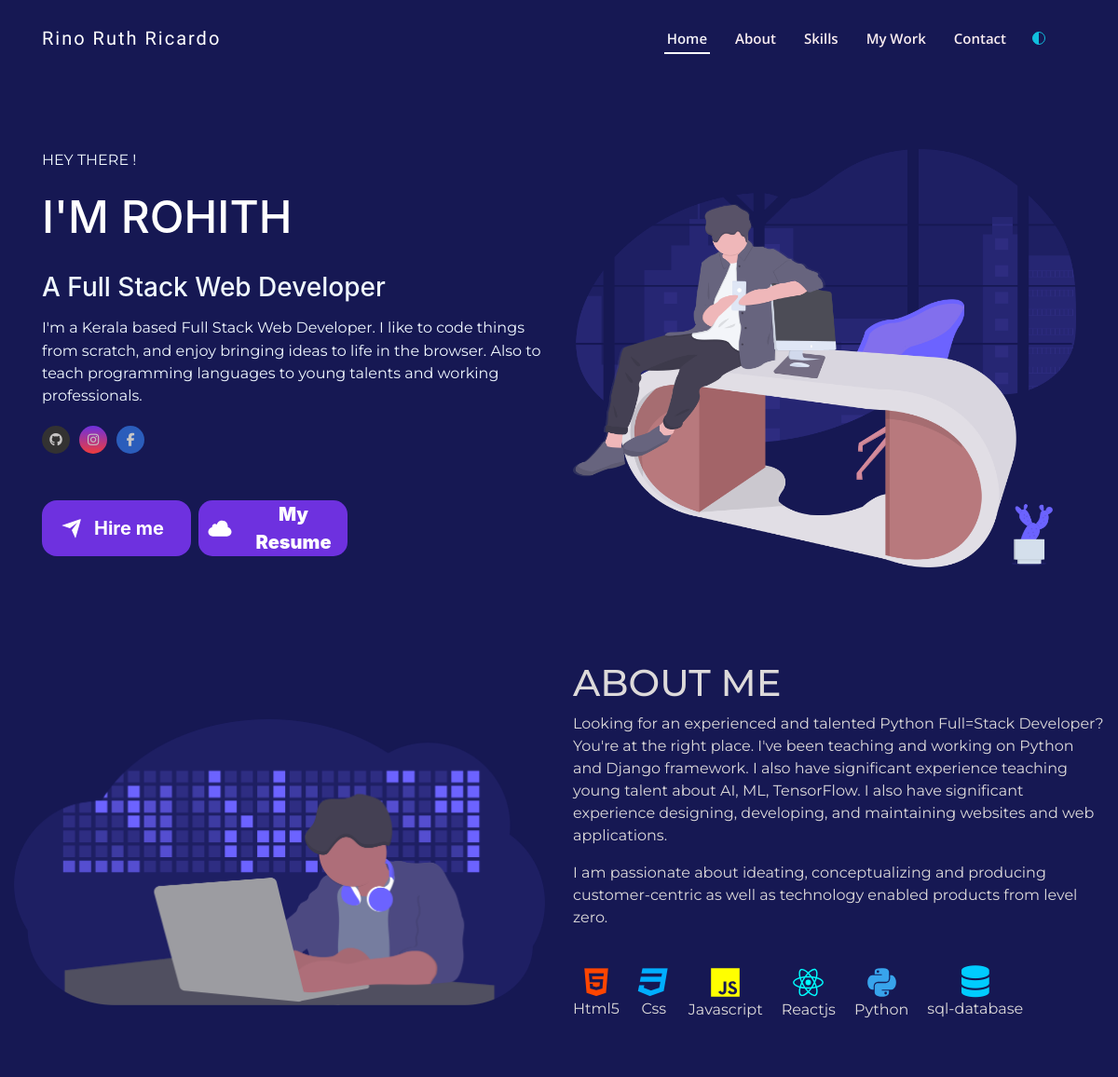
Before: / (upper part) with the older database file.
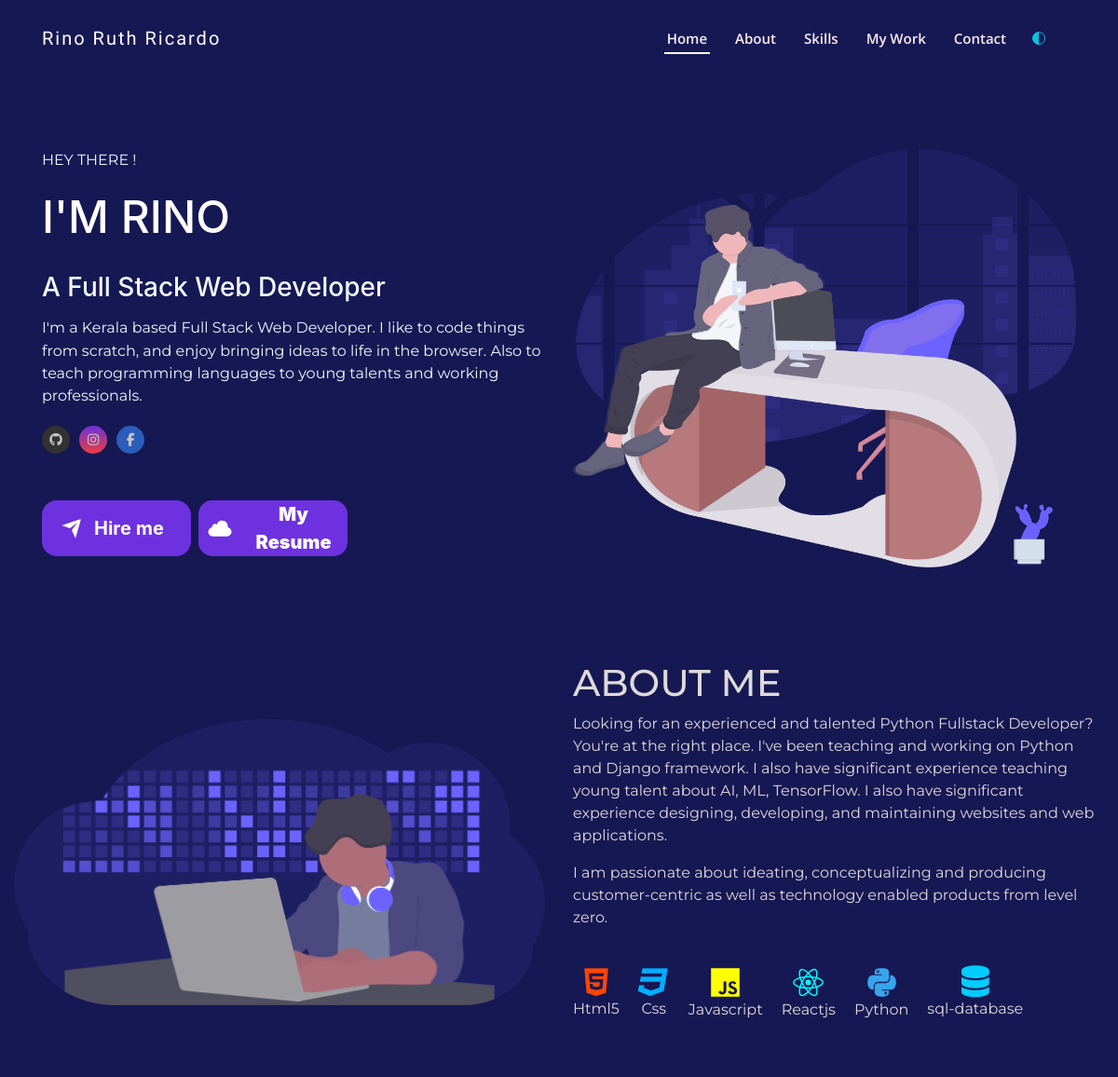
After: the same page with the newer database file.
### feeds/models.py (models this page shows, shortened)
class PersonalInformation(models.Model):
    name_complete = models.CharField(max_length=50, blank=True, null=True)
    avatar = models.URLField(blank=True, null=True)
    mini_about = models.TextField(blank=True, null=True)
    address = models.CharField(max_length=100, blank=True, null=True)
    phone = models.CharField(max_length=20, blank=True, null=True)
    email = models.EmailField(max_length=255, blank=True, null=True)
    cv = models.FileField(upload_to='cv', blank=True, null=True)
    github = models.URLField(blank=True, null=True)
    linkedin = models.URLField(blank=True, null=True)
    facebook = models.URLField(blank=True, null=True)
    twitter = models.URLField(blank=True, null=True)
    instagram = models.URLField(blank=True, null=True)
    mycv = models.URLField(blank=True, null=True)

class About(models.Model):
    title = models.CharField(max_length=20, blank=True, null=True)
    description1 = models.TextField(blank=False, null=True)
    description2 = models.TextField(blank=False, null=True)
    about_avatar = models.URLField(blank=True, null=True)

### feeds/views.py (the view)
# urls.py: path('',views.home_page,name="main_home" )
def home_page(request):
    myinfo = PersonalInformation.objects.all()
    myabout = About.objects.all()
    myskills = Projects.objects.all()
    skills = Skills.objects.all()
    context = {
        "info": myinfo,
        "about": myabout,
        "skills": myskills,
        "know": skills
    }
    return render(request, 'home_page.html', context)

### feeds/templates/home_page.html (shortened to what this page needs)
{% load static %}
<!DOCTYPE html>
<html lang="en">
<head>
    <link rel="stylesheet" href="https://unpkg.com/aos@next/dist/aos.css" />
    <link rel="stylesheet" href="https://code.ionicframework.com/ionicons/2.0.1/css/ionicons.min.css">
    <link rel="stylesheet" href="https://unicons.iconscout.com/release/v4.0.0/css/line.css">
    <link rel="stylesheet" href="https://allyoucan.cloud/cdn/icofont/1.0.1/icofont.css">
    <link href='https://cdn.jsdelivr.net/npm/boxicons@2.0.5/css/boxicons.min.css' rel='stylesheet'>
    <link rel="stylesheet" href="https://stackpath.bootstrapcdn.com/bootstrap/4.3.1/css/bootstrap.min.css">
    <link rel="stylesheet" href="{% static 'css/main.css' %}">
</head>
<body data-aos-easing="ease" data-aos-duration="1500" data-aos-delay="0">
    <header id="header" class="fixed-top ">
        <div class="container-fluid  navbur">
            <div class="navi">
                <div class="col-xl-9 d-flex align-items-center lefty">
                    <h1 class="logo mr-auto"><a href="#">Rino Ruth Ricardo</a></h1>
                    <nav class="nav-menu d-none d-lg-block float-right">
                        <ul>
                            <li class="active"><a href="#home">Home</a></li>
                            <li><a href="#about">About</a></li>
                            <li><a href="#skills">Skills</a></li>
                            <li><a href="#work">My Work</a></li>
                            <li><a href="#contact">Contact</a></li>
                            <div class="invert pl-4 " id="theme-button">
                                <ion-icon name='contrast-outline' style="color:rgb(17, 190, 221)"></ion-icon>
                            </div>
                        </ul>
                    </nav>
                </div>
            </div>
        </div>
    </header>
    <section class=" descript "  id="home">
        <div class="container ">
            <div class="small-container ">
                <div class="row">
                    <div class="col-md-6 initial-0 aos-init " data-aos="zoom-in" data-aos-delay="200">
                        <p id="hey">HEY THERE !</p>
                        {% for infor in info %}
                        <h1 id="name">I'M <span>{{infor.name_complete}}</span> </h1>
                        <h3> A Full Stack Web Developer</h3>
                        <p> {{infor.mini_about}}</p>
                        <div class="social">
                            <a href="{{infor.github}}"><i class="fa fa-github"></i>
                            </a>
                            <a href="{{infor.instagram}}"> <i class="fa fa-instagram"></i></a>
                            <a href="{{infor.facebook}}"><i class="fa fa-facebook-f" style="background: #4974c5 "></i>
                           </a>
                        </div>
                        <div class="button">
                            <a href="mailto:{{infor.email}}">
                                <button class="hire">
                                    <div class="svg-wrapper-1">
                                        <div class="svg-wrapper">
                                            <svg
                                                xmlns="http://www.w3.org/2000/svg"
                                                viewBox="0 0 24 24"
                                                width="24"
                                                height="24"
                                            >
                                                <path fill="none" d="M0 0h24v24H0z"></path>
                                                <path
                                                fill="currentColor"
                                                d="M1.946 9.315c-.522-.174-.527-.455.01-.634l19.087-6.362c.529-.176.832.12.684.638l-5.454 19.086c-.15.529-.455.547-.679.045L12 14l6-8-8 6-8.054-2.685z"
                                                ></path>
                                            </svg>
                                        </div>
                                    </div>
                                    <span>Hire me</span>
                                </button>
                            </a>
                            <a class="main-button ml-2" href="{{infor.mycv}}" target="_blank" rel="noopener noreferrer">
                                <button class="resume">
                                    <div class="svg-wrapper-1">
                                        <div class="svg-wrapper">
                                        </div>
                                    </div>
                                    <span>My Resume</span>
                                </button>
                            </a>
                        </div>
                    </div>
                    <div class="col-md-6 initial-1 aos-init" data-aos="zoom-in" data-aos-delay="300">
                        <img src="{% static 'images/avatar/15.png' %}" alt="">
                    </div>
                    {% endfor %}
                </div>
            </div>
        </div>
    </section>
    <section class="about its-me" id="about">
        <div class="container2">
            <div class="small-container2 ">
                <div class="row2 initial-3">
                    {% for aboutme in about %}
                    <div class="col-md-6 aos-init" data-aos="fade-up-right" data-aos-delay="700">
                        <img src="{% static 'images/5.png' %}" alt="">
                    </div>
                    <div class="col-md-6 initial-4">
                        <div class="title aos-init" data-aos="zoom-in" data-aos-delay="200">
                            <h1>{{aboutme.title}}</h1>
                        </div>
                        <p data-aos="zoom-in" data-aos-delay="200" class="aos-init">{{aboutme.description1}}</p>
                        <p data-aos="zoom-in" data-aos-delay="200" class="aos-init">{{aboutme.description2}}</p>
                        <div class="icons aos-init" data-aos="zoom-in" data-aos-delay="300">
                            <div> <i class="fa fa-html5"></i>
                                <p>Html5</p>
                            </div>
                            <div> <i class="fa fa-css3 " aria-hidden=”true”></i>
                                <p>Css</p>
                            </div>
                            <div>
                                <ion-icon name="logo-javascript" style="color: yellow;font-size:35px"></ion-icon>
                                <p>Javascript</p>
                            </div>
                            <div>
                                <ion-icon name="logo-react" style="color: cyan;font-size:35px"></ion-icon>
                                <p>Reactjs</p>
                            </div>
                            <div>
                                <ion-icon name="logo-python" style="color: #38a4ec;font-size:35px"></ion-icon>
                                <p>Python</p>
                            </div>
                            <div> <i class="fa fa-database"></i>
                                <p>sql-database</p>
                            </div>
                        </div>
                        {% endfor %}
                    </div>
                </div>
            </div>
        </div>
        <article>
            <div class="container skills" id="skills">
            </div>
        </article>
    </section>
</body>
</html>

Changed rows visible on the page:
changed PersonalInformation: name_complete "ROHITH" → "RINO"
changed About "ABOUT ME": description1 "…experienced and talented Python Full=Stack Developer? You're at the…" → "…experienced and talented Python Fullstack Developer? You're at the…"
